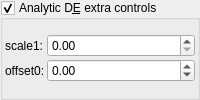
    <widget class="MyGroupBox" name="groupCheck_analyticDE_enabled_false">
     <property name="title">
      <string>Analytic D&amp;E extra controls</string>
     </property>
     <property name="checkable">
      <bool>true</bool>
     </property>
     <layout class="QVBoxLayout" name="verticalLayout_13" stretch="0">
      <property name="spacing">
       <number>2</number>
      </property>
      <property name="leftMargin">
       <number>2</number>
      </property>
      <property name="topMargin">
       <number>2</number>
      </property>
      <property name="rightMargin">
       <number>2</number>
      </property>
      <property name="bottomMargin">
       <number>2</number>
      </property>
      <item>
       <layout class="QGridLayout" name="gridLayout_28" columnstretch="0,1">
        <property name="spacing">
         <number>2</number>
        </property>
        <item row="1" column="0">
         <widget class="QLabel" name="label_178">
          <property name="text">
           <string>offset0:</string>
          </property>
         </widget>
        </item>
        <item row="0" column="1">
         <widget class="MyDoubleSpinBox" name="spinbox_analyticDE_scale_1">
          <property name="sizePolicy">
           <sizepolicy hsizetype="Minimum" vsizetype="Maximum">
            <horstretch>0</horstretch>
            <verstretch>0</verstretch>
           </sizepolicy>
          </property>
          <property name="prefix">
           <string/>
          </property>
          <property name="suffix">
           <string/>
          </property>
          <property name="decimals">
           <number>2</number>
          </property>
          <property name="minimum">
           <double>0.000000000000000</double>
          </property>
          <property name="maximum">
           <double>99.989999999999995</double>
          </property>
          <property name="singleStep">
           <double>0.100000000000000</double>
          </property>
         </widget>
        </item>
        <item row="0" column="0">
         <widget class="QLabel" name="label_182">
          <property name="text">
           <string>scale1:</string>
          </property>
         </widget>
        </item>
        <item row="1" column="1">
         <widget class="MyDoubleSpinBox" name="spinbox_analyticDE_offset_0">
          <property name="sizePolicy">
           <sizepolicy hsizetype="Minimum" vsizetype="Maximum">
            <horstretch>0</horstretch>
            <verstretch>0</verstretch>
           </sizepolicy>
          </property>
          <property name="prefix">
           <string/>
          </property>
          <property name="suffix">
           <string/>
          </property>
          <property name="decimals">
           <number>2</number>
          </property>
          <property name="minimum">
           <double>-99.989999999999995</double>
          </property>
          <property name="maximum">
           <double>99.989999999999995</double>
          </property>
          <property name="singleStep">
           <double>0.100000000000000</double>
          </property>
         </widget>
        </item>
       </layout>
      </item>
     </layout>
    </widget>
